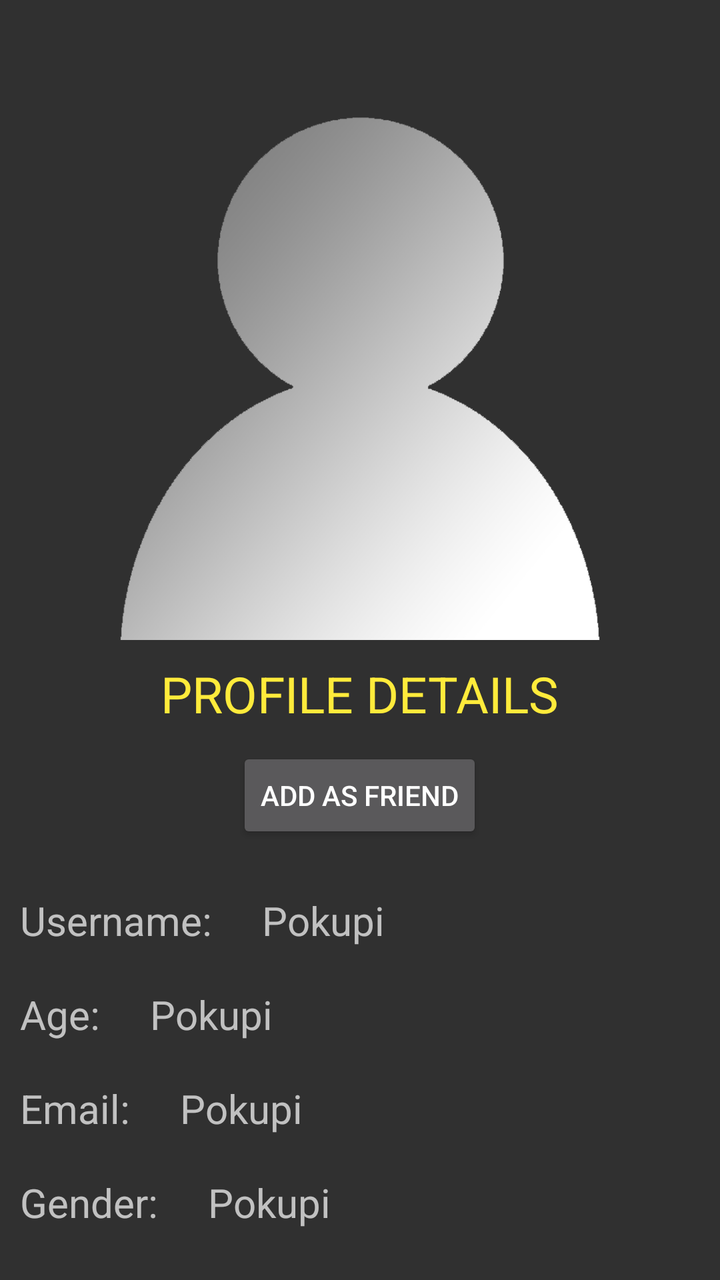
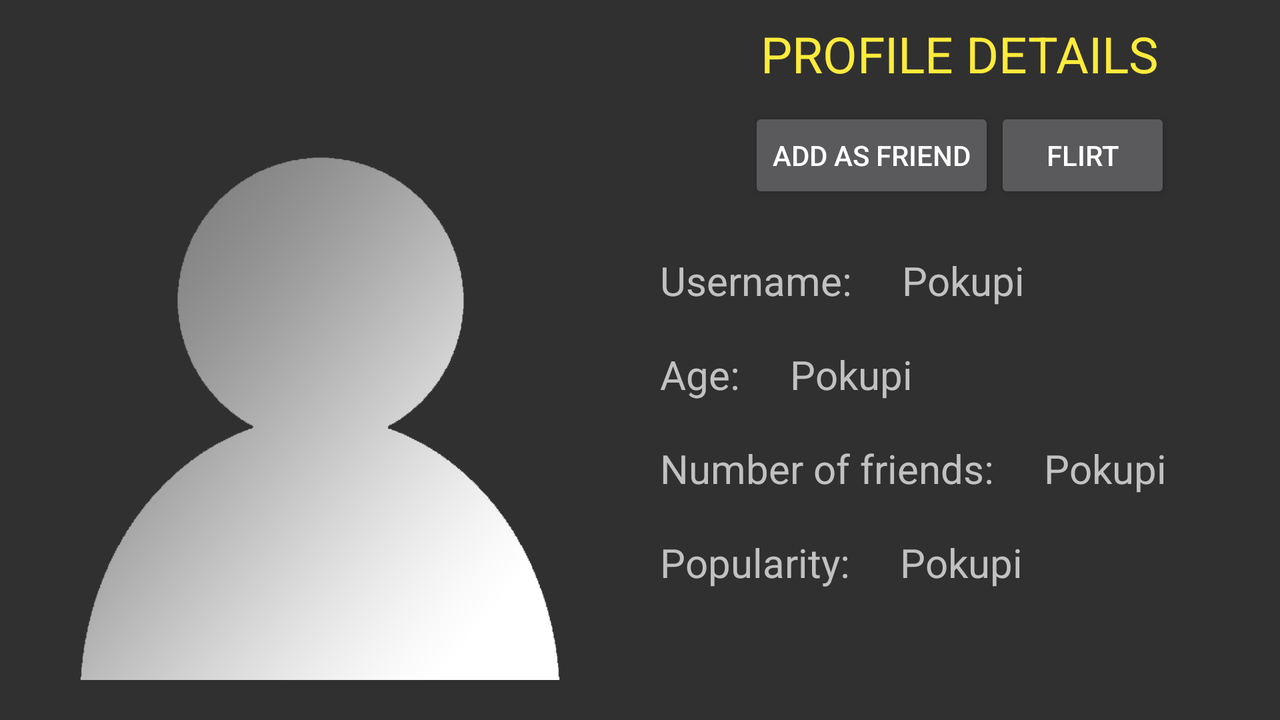

The same Android screen from two of the app's own layout files: first res/layout/ as a phone draws it, then the author's variant for another configuration, drawn on a device whose configuration selects that folder. Both files follow.
<!-- AndroidManifest.xml: application theme AppTheme -->
<!-- res/layout/activity_find_friends_details.xml -->
<LinearLayout xmlns:android="http://schemas.android.com/apk/res/android"
    xmlns:tools="http://schemas.android.com/tools"
    android:layout_width="match_parent"
    android:layout_height="match_parent"
    android:orientation="vertical"
    tools:context="rs.edu.ict.flirtapp.FragmentProfile">


    <LinearLayout
        android:layout_width="fill_parent"
        android:layout_height="fill_parent"
        android:layout_weight="2"
        android:orientation="horizontal">

        
        <ImageView
            android:id="@+id/profilePicture"
            android:layout_width="match_parent"
            android:layout_height="match_parent"
            android:src="@drawable/default_user" />


    </LinearLayout>

    <ScrollView
        android:layout_width="fill_parent"
        android:layout_height="fill_parent"
        android:id="@+id/scrollViewProfileDetails"
        android:layout_weight="2">

        <RelativeLayout
            android:layout_width="fill_parent"
            android:layout_height="fill_parent">

            <TextView
                android:layout_width="wrap_content"
                android:layout_height="wrap_content"
                android:text="@string/profileDetailsTitle"
                android:textSize="25sp"
                android:textColor="@color/primaryColor"
                android:id="@+id/profileDetailsTitle"
                android:layout_alignParentTop="true"
                android:layout_centerHorizontal="true"
                android:layout_marginTop="10dp" />

            <LinearLayout
                android:orientation="horizontal"
                android:layout_width="wrap_content"
                android:layout_height="wrap_content"
                android:id="@+id/buttonsLayoutProfileDetails"
                android:layout_below="@+id/profileDetailsTitle"
                android:layout_centerHorizontal="true"
                android:layout_marginTop="10dp">
                <Button
                    android:id="@+id/addFriend"
                    android:layout_width="wrap_content"
                    android:layout_height="wrap_content"
                    android:text="Add as Friend"/>



                </LinearLayout>
            <TextView
                android:layout_width="wrap_content"
                android:layout_height="wrap_content"
                android:text="@string/username"
                android:textSize="20sp"
                android:id="@+id/usernameLabel"
                android:layout_below="@+id/buttonsLayoutProfileDetails"
                android:layout_alignParentStart="true"
                android:layout_alignParentLeft="true"
                android:layout_marginTop="25dp"
                android:layout_marginLeft="10dp"/>

            <TextView
                android:layout_width="wrap_content"
                android:layout_height="wrap_content"
                android:textSize="20sp"
                android:text="Pokupi"
                android:id="@+id/usersUsername"
                android:layout_alignTop="@+id/usernameLabel"
                android:layout_toRightOf="@+id/usernameLabel"
                android:layout_toEndOf="@+id/usernameLabel"
                android:layout_marginLeft="25dp"
                android:layout_marginStart="25dp" />

            <TextView
                android:layout_width="wrap_content"
                android:layout_height="wrap_content"
                android:text="@string/age"
                android:textSize="20sp"
                android:id="@+id/ageLabel"
                android:layout_marginTop="20dp"
                android:layout_below="@+id/usernameLabel"
                android:layout_alignParentLeft="true"
                android:layout_alignParentStart="true"
                android:layout_marginLeft="10dp"/>

            <TextView
                android:layout_width="wrap_content"
                android:layout_height="wrap_content"
                android:text="Pokupi"
                android:textSize="20sp"
                android:id="@+id/usersAge"
                android:layout_alignTop="@+id/ageLabel"
                android:layout_toRightOf="@+id/ageLabel"
                android:layout_toEndOf="@+id/ageLabel"
                android:layout_marginLeft="25dp"
                android:layout_marginStart="25dp" />

            <TextView
                android:layout_width="wrap_content"
                android:layout_height="wrap_content"
                android:text="Email:"
                android:textSize="20sp"
                android:id="@+id/friendsLabel"
                android:layout_marginTop="20dp"
                android:layout_below="@+id/ageLabel"
                android:layout_alignParentLeft="true"
                android:layout_alignParentStart="true"
                android:layout_marginLeft="10dp"/>

            <TextView
                android:layout_width="wrap_content"
                android:layout_height="wrap_content"
                android:text="Pokupi"
                android:textSize="20sp"
                android:id="@+id/userEmail"
                android:layout_alignTop="@+id/friendsLabel"
                android:layout_toRightOf="@+id/friendsLabel"
                android:layout_toEndOf="@+id/friendsLabel"
                android:layout_marginLeft="25dp"
                android:layout_marginStart="25dp"/>

            <TextView
                android:layout_width="wrap_content"
                android:layout_height="wrap_content"
                android:text="Gender:"
                android:textSize="20sp"
                android:id="@+id/popularityLabel"
                android:layout_marginTop="20dp"
                android:layout_below="@+id/friendsLabel"
                android:layout_alignParentLeft="true"
                android:layout_alignParentStart="true"
                android:layout_marginLeft="10dp"/>

            <TextView
                android:layout_width="wrap_content"
                android:layout_height="wrap_content"
                android:text="Pokupi"
                android:textSize="20sp"
                android:id="@+id/usersGender"
                android:layout_alignTop="@+id/popularityLabel"
                android:layout_toRightOf="@+id/popularityLabel"
                android:layout_toEndOf="@+id/popularityLabel"
                android:layout_marginLeft="25dp"
                android:layout_marginStart="25dp"/>

        </RelativeLayout>
    </ScrollView>


</LinearLayout>
<!-- resources referenced by this layout -->
<resources>
  <color name="primaryColor">#FFEB3B</color>
  <!-- drawable default_user: png bitmap (drawable, 48909 bytes) -->
  <string name="age">Age:</string>
  <string name="profileDetailsTitle">PROFILE DETAILS</string>
  <string name="username">Username:</string>
  <!-- from res/values-v22/ -->
  <style name="AppTheme" parent="AppTheme.Base">
          <item name="android:colorPrimary">@color/primaryColor</item>
          <item name="android:colorPrimaryDark">@color/primaryColorDark</item>
          <item name="android:colorAccent">@color/accentColor</item>
      </style>
  <style name="AppTheme.Base" parent="Theme.AppCompat.NoActionBar">
          <item name="colorPrimary">@color/primaryColor</item>
          <item name="colorPrimaryDark">@color/primaryColorDark</item>
          <item name="colorAccent">@color/accentColor</item>
      </style>
  <color name="primaryColorDark">#FBC02D</color>
  <color name="accentColor">#757575</color>
</resources>
<!-- res/layout-land/activity_find_friends_details.xml (the author's variant of the layout above) -->
<!-- drawn on the phone turned sideways -->
<LinearLayout xmlns:android="http://schemas.android.com/apk/res/android"
    xmlns:tools="http://schemas.android.com/tools"
    android:layout_width="match_parent"
    android:layout_height="match_parent"
    android:orientation="horizontal"
    tools:context="rs.edu.ict.flirtapp.FragmentProfile">


    <LinearLayout
        android:layout_width="fill_parent"
        android:layout_height="fill_parent"
        android:layout_weight="2"
        android:orientation="horizontal">

        
        <ImageView
            android:id="@+id/profilePicture"
            android:layout_width="match_parent"
            android:layout_height="match_parent"
            android:src="@drawable/default_user" />


    </LinearLayout>

    <ScrollView
        android:layout_width="fill_parent"
        android:layout_height="fill_parent"
        android:id="@+id/scrollViewProfileDetails"
        android:layout_weight="2">

        <RelativeLayout
            android:layout_width="fill_parent"
            android:layout_height="fill_parent">

            <TextView
                android:layout_width="wrap_content"
                android:layout_height="wrap_content"
                android:text="@string/profileDetailsTitle"
                android:textSize="25sp"
                android:textColor="@color/primaryColor"
                android:id="@+id/profileDetailsTitle"
                android:layout_alignParentTop="true"
                android:layout_centerHorizontal="true"
                android:layout_marginTop="10dp" />

            <LinearLayout
                android:orientation="horizontal"
                android:layout_width="wrap_content"
                android:layout_height="wrap_content"
                android:id="@+id/buttonsLayoutProfileDetails"
                android:layout_below="@+id/profileDetailsTitle"
                android:layout_centerHorizontal="true"
                android:layout_marginTop="10dp">
                <Button
                    android:layout_width="wrap_content"
                    android:layout_height="wrap_content"
                    android:text="Add as Friend"/>

                <Button
                    android:layout_width="wrap_content"
                    android:layout_height="wrap_content"
                    android:text="Flirt"/>

                </LinearLayout>
            <TextView
                android:layout_width="wrap_content"
                android:layout_height="wrap_content"
                android:text="@string/username"
                android:textSize="20sp"
                android:id="@+id/usernameLabel"
                android:layout_below="@+id/buttonsLayoutProfileDetails"
                android:layout_alignParentStart="true"
                android:layout_alignParentLeft="true"
                android:layout_marginTop="25dp"
                android:layout_marginLeft="10dp"/>

            <TextView
                android:layout_width="wrap_content"
                android:layout_height="wrap_content"
                android:text="Pokupi"
                android:textSize="20sp"
                android:id="@+id/username"
                android:layout_alignTop="@+id/usernameLabel"
                android:layout_toRightOf="@+id/usernameLabel"
                android:layout_toEndOf="@+id/usernameLabel"
                android:layout_marginLeft="25dp"
                android:layout_marginStart="25dp" />

            <TextView
                android:layout_width="wrap_content"
                android:layout_height="wrap_content"
                android:text="@string/age"
                android:textSize="20sp"
                android:id="@+id/ageLabel"
                android:layout_marginTop="20dp"
                android:layout_below="@+id/usernameLabel"
                android:layout_alignParentLeft="true"
                android:layout_alignParentStart="true"
                android:layout_marginLeft="10dp"/>

            <TextView
                android:layout_width="wrap_content"
                android:layout_height="wrap_content"
                android:text="Pokupi"
                android:textSize="20sp"
                android:id="@+id/age"
                android:layout_alignTop="@+id/ageLabel"
                android:layout_toRightOf="@+id/ageLabel"
                android:layout_toEndOf="@+id/ageLabel"
                android:layout_marginLeft="25dp"
                android:layout_marginStart="25dp" />

            <TextView
                android:layout_width="wrap_content"
                android:layout_height="wrap_content"
                android:text="@string/numberFriendsLabel"
                android:textSize="20sp"
                android:id="@+id/friendsLabel"
                android:layout_marginTop="20dp"
                android:layout_below="@+id/ageLabel"
                android:layout_alignParentLeft="true"
                android:layout_alignParentStart="true"
                android:layout_marginLeft="10dp"/>

            <TextView
                android:layout_width="wrap_content"
                android:layout_height="wrap_content"
                android:text="Pokupi"
                android:textSize="20sp"
                android:id="@+id/numberFriends"
                android:layout_alignTop="@+id/friendsLabel"
                android:layout_toRightOf="@+id/friendsLabel"
                android:layout_toEndOf="@+id/friendsLabel"
                android:layout_marginLeft="25dp"
                android:layout_marginStart="25dp"/>

            <TextView
                android:layout_width="wrap_content"
                android:layout_height="wrap_content"
                android:text="@string/popularityLabel"
                android:textSize="20sp"
                android:id="@+id/popularityLabel"
                android:layout_marginTop="20dp"
                android:layout_below="@+id/friendsLabel"
                android:layout_alignParentLeft="true"
                android:layout_alignParentStart="true"
                android:layout_marginLeft="10dp"/>

            <TextView
                android:layout_width="wrap_content"
                android:layout_height="wrap_content"
                android:text="Pokupi"
                android:textSize="20sp"
                android:id="@+id/popularity"
                android:layout_alignTop="@+id/popularityLabel"
                android:layout_toRightOf="@+id/popularityLabel"
                android:layout_toEndOf="@+id/popularityLabel"
                android:layout_marginLeft="25dp"
                android:layout_marginStart="25dp"/>

        </RelativeLayout>
    </ScrollView>


</LinearLayout>
<!-- resources referenced by the variant -->
<!-- as the phone turned sideways resolves them -->
<resources>
  <color name="primaryColor">#FFEB3B</color>
  <!-- drawable default_user: png bitmap (drawable, 48909 bytes) -->
  <string name="age">Age:</string>
  <string name="numberFriendsLabel">Number of friends:</string>
  <string name="popularityLabel">Popularity:</string>
  <string name="profileDetailsTitle">PROFILE DETAILS</string>
  <string name="username">Username:</string>
  <!-- from res/values-v22/ -->
  <style name="AppTheme" parent="AppTheme.Base">
          <item name="android:colorPrimary">@color/primaryColor</item>
          <item name="android:colorPrimaryDark">@color/primaryColorDark</item>
          <item name="android:colorAccent">@color/accentColor</item>
      </style>
  <style name="AppTheme.Base" parent="Theme.AppCompat.NoActionBar">
          <item name="colorPrimary">@color/primaryColor</item>
          <item name="colorPrimaryDark">@color/primaryColorDark</item>
          <item name="colorAccent">@color/accentColor</item>
      </style>
  <color name="primaryColorDark">#FBC02D</color>
  <color name="accentColor">#757575</color>
</resources>
